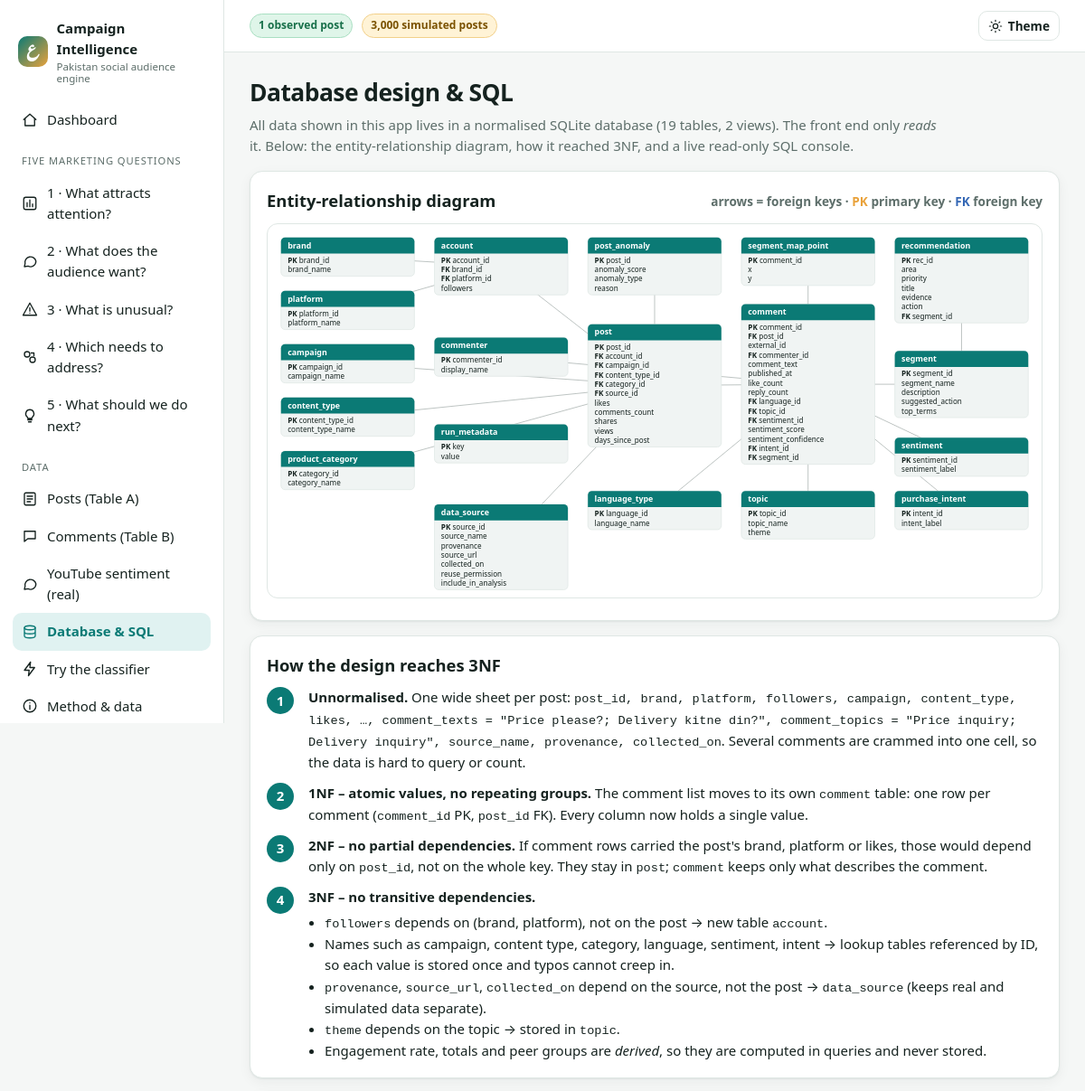
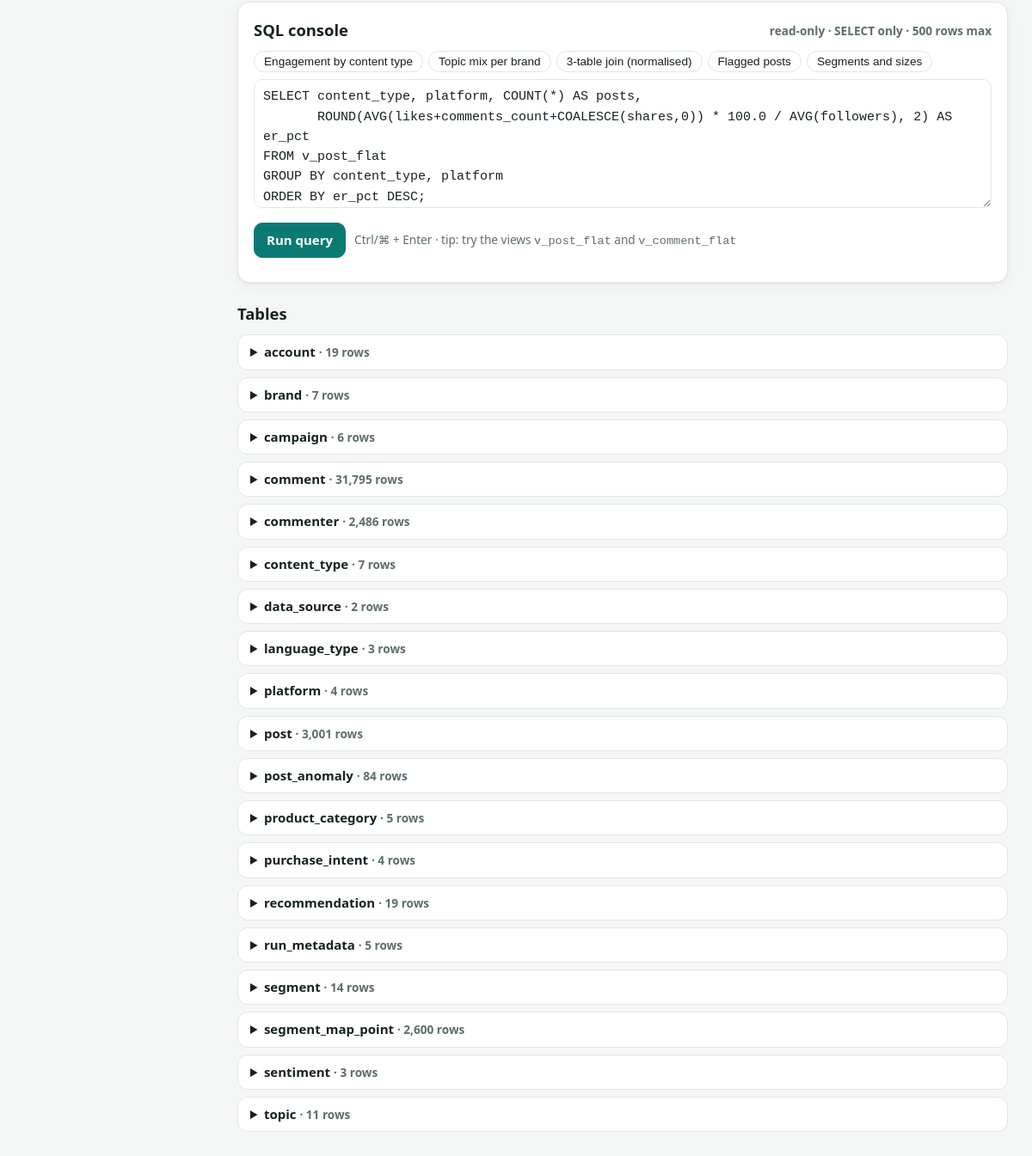
The page /database on the database its author committed (2 pictures, top to bottom).
### tables this page shows
CREATE TABLE data_source (
    source_id        INTEGER PRIMARY KEY,
    source_name      TEXT NOT NULL UNIQUE,
    provenance       TEXT NOT NULL CHECK (provenance IN ('observed','simulated')),
    source_url       TEXT,
    collected_on     TEXT NOT NULL,
    reuse_permission TEXT,
    include_in_analysis INTEGER NOT NULL DEFAULT 1 CHECK (include_in_analysis IN (0,1))
);

### campaign_engine/webapp.py (the view)
    @app.route("/database")
    def database_page():
        conn = db.connect(readonly=True)
        tables = []
        for (name,) in conn.execute("SELECT name FROM sqlite_master WHERE type='table' AND name NOT LIKE 'sqlite_%' ORDER BY name"):
            cols = conn.execute(f"PRAGMA table_info({name})").fetchall()
            fks = {f["from"]: f"{f['table']}.{f['to']}" for f in conn.execute(f"PRAGMA foreign_key_list({name})")}
            tables.append(dict(name=name, rows=conn.execute(f"SELECT COUNT(*) FROM {name}").fetchone()[0],
                               cols=[dict(name=c["name"], type=c["type"], pk=bool(c["pk"]), nn=bool(c["notnull"]), fk=fks.get(c["name"])) for c in cols]))
        views = [r_[0] for r_ in conn.execute("SELECT name FROM sqlite_master WHERE type='view'")]
        conn.close()
        edges = [(t["name"], c["fk"].split(".")[0]) for t in tables for c in t["cols"] if c["fk"]]
        examples = [
            ("Engagement by content type", "SELECT content_type, platform, COUNT(*) AS posts,\n       ROUND(AVG(likes+comments_count+COALESCE(shares,0)) * 100.0 / AVG(followers), 2) AS er_pct\nFROM v_post_flat\nGROUP BY content_type, platform\nORDER BY er_pct DESC;"),
            ("Topic mix per brand", "SELECT p.brand, c.topic, COUNT(*) AS n\nFROM v_comment_flat c JOIN v_post_flat p USING(post_id)\nGROUP BY p.brand, c.topic\nORDER BY p.brand, n DESC;"),
            ("3-table join (normalised)", "SELECT b.brand_name, pl.platform_name, a.followers, COUNT(p.post_id) AS posts\nFROM account a\nJOIN brand b USING(brand_id)\nJOIN platform pl USING(platform_id)\nLEFT JOIN post p USING(account_id)\nGROUP BY a.account_id\nORDER BY posts DESC;"),
            ("Flagged posts", "SELECT a.post_id, a.anomaly_type, ROUND(a.anomaly_score,3) AS score, a.reason\nFROM post_anomaly a\nORDER BY a.anomaly_score DESC\nLIMIT 20;"),
            ("Segments and sizes", "SELECT s.segment_name, COUNT(*) AS comments\nFROM comment c JOIN segment s USING(segment_id)\nGROUP BY s.segment_id ORDER BY comments DESC;"),
        ]
        return render_template("database.html", page="database", tables=tables, views=views, edges=edges, layout=ER_LAYOUT, examples=examples)

### campaign_engine/database.py (called while the page is built, shortened)
def connect(path=None, readonly=False) -> sqlite3.Connection:
    path = Path(path or config.DB_PATH)
    if readonly:
        conn = sqlite3.connect(f"file:{path}?mode=ro", uri=True)
    else:
        conn = sqlite3.connect(path)
    conn.row_factory = sqlite3.Row
    conn.execute("PRAGMA foreign_keys = ON")
    return conn

def frames(path=None):
    path = Path(path or config.DB_PATH)
    key = (str(path), path.stat().st_mtime_ns)
    return _cache["posts"], _cache["comments"]

def query(sql, params=(), path=None) -> list[dict]:
    conn = connect(path, readonly=True)
    try:
        return [dict(r) for r in conn.execute(sql, params).fetchall()]
    finally:
        conn.close()

### campaign_engine/templates/database.html (shortened to what this page needs)
{% extends 'base.html' %}{% from '_macros.html' import icon %}
{% block body %}
<div class="pagehead"><div><h1>Database design & SQL</h1>
<p>All data shown in this app lives in a normalised SQLite database ({{ tables|length }} tables, {{ views|length }} views). The front end only <em>reads</em> it. Below: the entity-relationship diagram, how it reached 3NF, and a live read-only SQL console.</p></div></div>
<div class="card er"><h2>Entity-relationship diagram <span class="muted small">arrows = foreign keys · <span class="tag-pk">PK</span> primary key · <span class="tag-fk">FK</span> foreign key</span></h2>
{% set W=200 %}{% set pos = {} %}
<svg viewBox="0 0 1160 560" role="img" aria-label="Entity relationship diagram">
 <defs><marker id="ar" viewBox="0 0 10 10" refX="9" refY="5" markerWidth="7" markerHeight="7" orient="auto"><path d="M0 0L10 5L0 10z" fill="currentColor" style="color:var(--muted)"/></marker></defs>
 {% for t in tables %}{% set xy = layout[t.name] %}{% set _ = pos.update({t.name:(xy[0], xy[1], 24+14*t.cols|length+6)}) %}{% endfor %}
 {% for a,b in edges %}{% set pa=pos[a] %}{% set pb=pos[b] %}
  <line x1="{{ pa[0]+100 }}" y1="{{ pa[1]+pa[2]/2 }}" x2="{{ pb[0]+100 }}" y2="{{ pb[1]+pb[2]/2 }}" marker-end="url(#ar)"/>{% endfor %}
 {% for t in tables %}{% set p=pos[t.name] %}
  <g transform="translate({{ p[0] }},{{ p[1] }})"><rect class="t" width="{{ W }}" height="{{ p[2] }}" rx="6"/><path class="h" d="M0 6a6 6 0 016-6h188a6 6 0 016 6v18H0z"/>
   <text class="hd" x="10" y="16">{{ t.name }}</text>
   {% for c in t.cols %}<text x="10" y="{{ 38+14*loop.index0 }}">{% if c.pk %}<tspan class="tag-pk">PK </tspan>{% elif c.fk %}<tspan class="tag-fk">FK </tspan>{% else %}<tspan>   </tspan>{% endif %}{{ c.name }}</text>{% endfor %}</g>
 {% endfor %}
</svg></div>
<div class="card" style="margin-top:16px"><h2>How the design reaches 3NF</h2>
<div class="steps">
 <div><div><strong>Unnormalised.</strong> One wide sheet per post: <code>post_id, brand, platform, followers, campaign, content_type, likes, …, comment_texts = "Price please?; Delivery kitne din?", comment_topics = "Price inquiry; Delivery inquiry", source_name, provenance, collected_on</code>. Several comments are crammed into one cell, so the data is hard to query or count.</div></div>
 <div><div><strong>1NF – atomic values, no repeating groups.</strong> The comment list moves to its own <code>comment</code> table: one row per comment (<code>comment_id</code> PK, <code>post_id</code> FK). Every column now holds a single value.</div></div>
 <div><div><strong>2NF – no partial dependencies.</strong> If comment rows carried the post's brand, platform or likes, those would depend only on <code>post_id</code>, not on the whole key. They stay in <code>post</code>; <code>comment</code> keeps only what describes the comment.</div></div>
 <div><div><strong>3NF – no transitive dependencies.</strong>
   <ul style="margin:.3rem 0 0;padding-left:18px">
     <li><code>followers</code> depends on (brand, platform), not on the post → new table <code>account</code>.</li>
     <li>Names such as campaign, content type, category, language, sentiment, intent → lookup tables referenced by ID, so each value is stored once and typos cannot creep in.</li>
     <li><code>provenance</code>, <code>source_url</code>, <code>collected_on</code> depend on the source, not the post → <code>data_source</code> (keeps real and simulated data separate).</li>
     <li><code>theme</code> depends on the topic → stored in <code>topic</code>.</li>
     <li>Engagement rate, totals and peer groups are <em>derived</em>, so they are computed in queries and never stored.</li></ul></div></div>
</div></div>
<div class="card" style="margin-top:16px"><h2>SQL console <span class="muted small">read-only · SELECT only · 500 rows max</span></h2>
<div style="display:flex;gap:6px;flex-wrap:wrap;margin-bottom:8px">{% for t,q in examples %}<button class="chip ex" type="button" data-q="{{ q }}">{{ t }}</button>{% endfor %}</div>
<textarea id="sql" class="sqlbox" spellcheck="false" aria-label="SQL query">{{ examples[0][1] }}</textarea>
<div style="display:flex;gap:10px;align-items:center;margin:10px 0"><button class="btn primary" id="run">Run query</button><span class="muted small">Ctrl/⌘ + Enter · tip: try the views <code>v_post_flat</code> and <code>v_comment_flat</code></span></div>
<div id="res"></div></div>
<h2 style="margin:22px 0 10px">Tables</h2>
{% for t in tables %}<details><summary>{{ t.name }} <span class="muted small">· {{ t.rows|num }} rows</span></summary>
</details>{% endfor %}
{% endblock %}

### campaign_engine/templates/base.html (shortened to what this page needs)
{% from '_macros.html' import icon %}
<!doctype html>
<html lang="en" data-theme="light">
<head>
<link rel="stylesheet" href="{{ url_for('static', filename='css/app.css') }}">
</head>
<body>
<div class="app">
  <aside class="sidebar" id="sidebar" aria-label="Main navigation">
    <div class="logo"><div class="mark">ع</div><div>Campaign Intelligence<small>Pakistan social audience engine</small></div></div>
    {% macro item(ep, label, ic, key, keep=True) %}
      <a href="{{ fq(ep) if keep else url_for(ep) }}" class="{{ 'active' if page==key }}" {% if page==key %}aria-current="page"{% endif %}>{{ icon(ic) }}<span>{{ label }}</span></a>
    {% endmacro %}
    <nav class="nav">
      {{ item('dashboard','Dashboard','home','dashboard') }}
      <div class="nav-label">Five marketing questions</div>
      {{ item('content','1 · What attracts attention?','content','content') }}
      {{ item('audience','2 · What does the audience want?','audience','audience') }}
      {{ item('anomalies','3 · What is unusual?','alert','anomalies') }}
      {{ item('segments','4 · Which needs to address?','segments','segments') }}
      {{ item('recommendations','5 · What should we do next?','bulb','recommendations', False) }}
      <div class="nav-label">Data</div>
      {{ item('posts_list','Posts (Table A)','posts','posts') }}
      {{ item('comments_list','Comments (Table B)','comments','comments') }}
      {{ item('youtube','YouTube sentiment (real)','audience','youtube', False) }}
      {{ item('database_page','Database & SQL','db','database', False) }}
      {{ item('analyze_page','Try the classifier','try','analyze', False) }}
      {{ item('about','Method & data','info','about', False) }}
    </nav>
  </aside>
  <div class="main">
    <header class="topbar">
      <div style="display:flex;gap:10px;align-items:center">
        {% for s in sources %}<span class="badge-src{{ ' real' if s.provenance=='observed' }}" title="{{ 'Generated for demonstration - not real measurements' if s.provenance=='simulated' else 'Collected from public posts' }}">{{ s.n|num }} {{ s.provenance }} post{{ '' if s.n==1 else 's' }}</span>{% endfor %}
      </div>
      <button class="btn sm" id="themeBtn" aria-label="Toggle light / dark theme">{{ icon('sun') }} Theme</button>
    </header>
    <main class="content" id="main">
      {% block body %}{% endblock %}
    </main>
  </div>
</div>
</body>
</html>

### campaign_engine/static/css/app.css (style rules this page uses)
:root { --bg:#f5f7f6; --surface:#ffffff; --surface2:#f0f4f3; --ink:#15221f; --muted:#5d6e6a; --line:#dfe7e4; --brand:#0b7a75; --brand-ink:#ffffff; --brand-soft:#e0f2f1; --accent:#e9a23b; --good:#1f8a5b; --warn:#b97a00; --bad:#c43a52; --info:#3568b5; --shadow:0 1px 2px rgba(16,40,36,.06),0 4px 14px rgba(16,40,36,.05); --radius:14px; --font:system-ui,-apple-system,"Segoe UI",Roboto,"Noto Sans","Noto Nastaliq Urdu",sans-serif; }
* { box-sizing:border-box }
html { scroll-behavior:smooth }
body { margin:0;background:var(--bg);color:var(--ink);font:15px/1.55 var(--font);-webkit-font-smoothing:antialiased }
a { color:var(--brand);text-decoration:none }
h1 { font-size:1.65rem;margin:0 0 .25rem;letter-spacing:-.02em }
h2 { font-size:1.15rem;margin:0 0 .6rem }
p { margin:.3rem 0 .8rem }
.muted { color:var(--muted) }
.small { font-size:.85rem }
.app { display:grid;grid-template-columns:248px 1fr;min-height:100vh }
.sidebar { background:var(--surface);border-right:1px solid var(--line);padding:18px 14px;position:sticky;top:0;height:100vh;overflow:auto }
.logo { display:flex;gap:10px;align-items:center;font-weight:700;margin:2px 6px 18px }
.logo .mark { width:34px;height:34px;border-radius:10px;background:linear-gradient(135deg,var(--brand),var(--accent));display:grid;place-items:center;color:#fff;font-weight:800 }
.logo small { display:block;color:var(--muted);font-weight:500;font-size:.72rem;line-height:1.2 }
.nav-label { font-size:.7rem;letter-spacing:.08em;text-transform:uppercase;color:var(--muted);margin:16px 10px 6px }
.nav a { display:flex;gap:10px;align-items:center;padding:9px 10px;border-radius:10px;color:var(--ink);font-weight:500 }
.nav a.active { background:var(--brand-soft);color:var(--brand);font-weight:650 }
.main { min-width:0 }
.topbar { display:flex;gap:10px;align-items:center;justify-content:space-between;padding:12px 28px;border-bottom:1px solid var(--line);background:var(--surface);position:sticky;top:0;z-index:20 }
.content { padding:24px 28px 60px;max-width:1360px }
.badge-src { font-size:.75rem;padding:3px 9px;border-radius:99px;background:#fff3d6;color:#7a5200;border:1px solid #f2d08a;font-weight:600 }
.badge-src.real { background:#dff5e9;color:#18704a;border-color:#a9dfc2 }
select,input[type=text],input[type=search],textarea { font:inherit;color:var(--ink);background:var(--surface);border:1px solid var(--line);border-radius:10px;padding:8px 10px;min-width:150px }
textarea { width:100%;min-width:0;resize:vertical }
.btn { display:inline-flex;gap:6px;align-items:center;font:inherit;font-weight:600;border:1px solid var(--line);background:var(--surface);color:var(--ink);padding:8px 14px;border-radius:10px;cursor:pointer }
.btn.primary { background:var(--brand);color:var(--brand-ink);border-color:var(--brand) }
.btn.sm { padding:5px 10px;font-size:.85rem }
.chip { display:inline-block;padding:4px 11px;border-radius:99px;border:1px solid var(--line);background:var(--surface);font-size:.85rem;color:var(--ink) }
.card { background:var(--surface);border:1px solid var(--line);border-radius:var(--radius);padding:18px;box-shadow:var(--shadow) }
.card h2 { display:flex;justify-content:space-between;gap:8px;align-items:center }
code { word-break:break-word }
.card { min-width:0 }
.pagehead { display:flex;justify-content:space-between;align-items:flex-start;gap:16px;margin-bottom:16px;flex-wrap:wrap }
.pagehead p { max-width:760px;margin:0;color:var(--muted) }
details { border:1px solid var(--line);border-radius:12px;padding:8px 14px;background:var(--surface) }
details+details { margin-top:8px }
summary { cursor:pointer;font-weight:600 }
code,pre { font-family:ui-monospace,SFMono-Regular,Menlo,Consolas,monospace;font-size:.85rem }
.sqlbox { font-family:ui-monospace,Menlo,Consolas,monospace;min-height:150px }
.tag-pk { color:var(--accent);font-weight:700 }
.tag-fk { color:var(--info);font-weight:700 }
.er svg { width:100%;height:auto;background:var(--surface);border:1px solid var(--line);border-radius:12px }
.er text { font-size:11px;fill:var(--ink) }
.er .hd { fill:#fff;font-weight:700;font-size:12px }
.steps { counter-reset:s;display:grid;gap:10px }
.steps>div { display:grid;grid-template-columns:34px 1fr;gap:12px }
.steps>div:before { counter-increment:s;content:counter(s);width:30px;height:30px;border-radius:50%;background:var(--brand);color:var(--brand-ink);display:grid;place-items:center;font-weight:700 }

### rows shown on the page
data_source: n|num "1", provenance "observed"
data_source: n|num "3,000", provenance "simulated", n "s"

### other values the page prints
{{ tables|length }} "19"
{{ views|length }} "2"
{{ t.name }} "account" "brand" "campaign" "comment" "commenter" "content_type" "data_source" "language_type" "platform" "post" "post_anomaly" "product_category" "purchase_intent" "recommendation" "run_metadata" "segment" "segment_map_point" "sentiment" "topic"
{{ c.name }} "account_id" "brand_id" "platform_id" "followers" "brand_id" "brand_name" "campaign_id" "campaign_name" "comment_id" "post_id" "external_id" "commenter_id" "comment_text" "published_at" "like_count" "reply_count" "language_id" "topic_id" "sentiment_id" "sentiment_score" "sentiment_confidence" "intent_id" "segment_id" "commenter_id" "display_name" "content_type_id" "content_type_name" "source_id" "source_name" "provenance" "source_url" "collected_on" "reuse_permission" "include_in_analysis" "language_id" "language_name" "platform_id" "platform_name" "post_id" "account_id" "campaign_id" "content_type_id" "category_id" "source_id" "likes" "comments_count" "shares" "views" "days_since_post" "post_id" "anomaly_score" "anomaly_type" "reason" "category_id" "category_name" "intent_id" "intent_label" "rec_id" "area" "priority" "title" "evidence" "action" "segment_id" "key" "value" "segment_id" "segment_name" "description" "suggested_action" "top_terms" "comment_id" "x" "y" "sentiment_id" "sentiment_label" "topic_id" "topic_name" "theme"
{{ t }} "Engagement by content type" "Topic mix per brand" "3-table join (normalised)" "Flagged posts" "Segments and sizes"
{{ t.rows|num }} "19" "7" "6" "31,795" "2,486" "7" "2" "3" "4" "3,001" "84" "5" "4" "19" "5" "14" "2,600" "3" "11"
